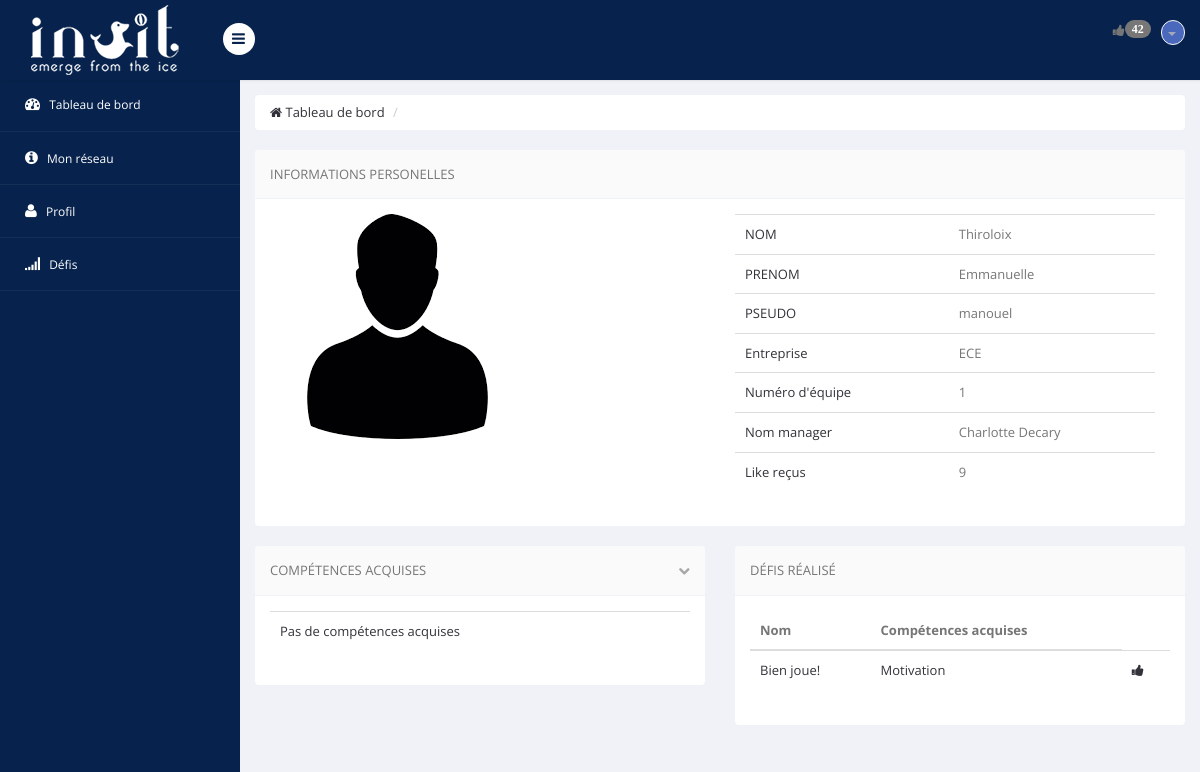
Page /profil_info.php?id=19 (signed in) on the earlier database version.
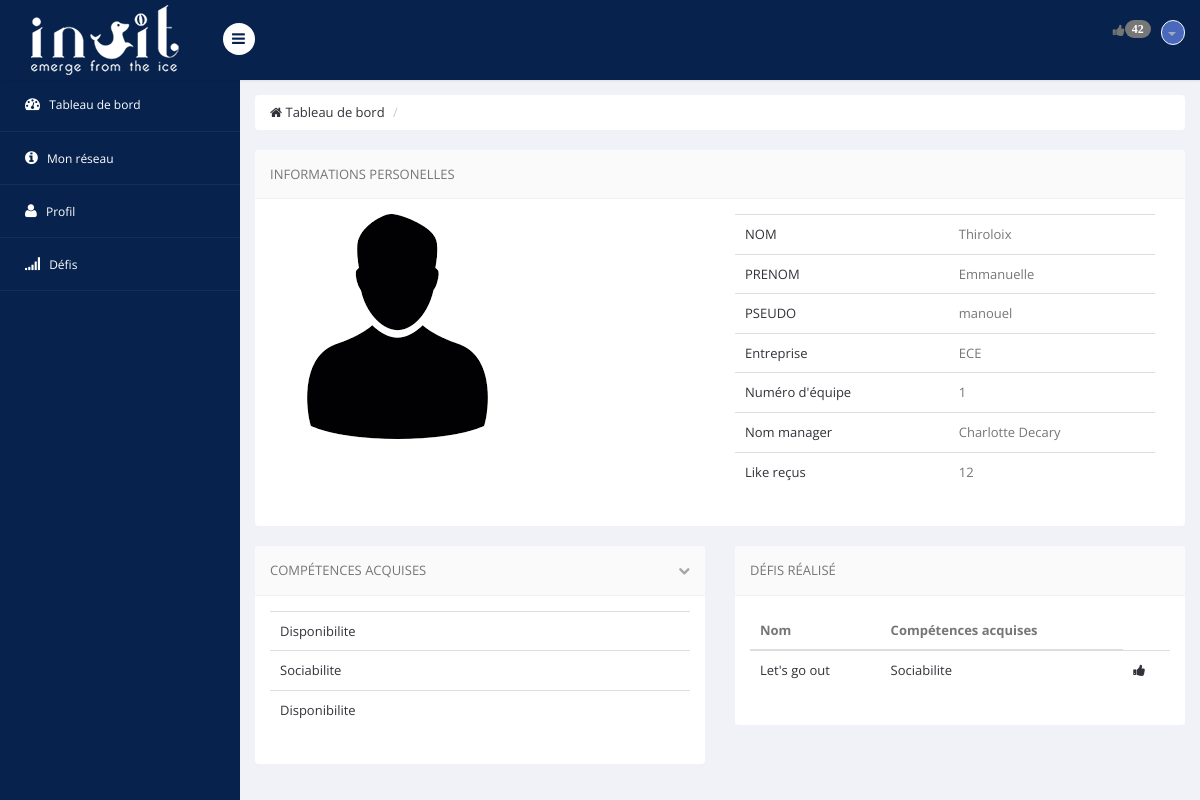
Same page on the later database version.
### tables this page shows
CREATE TABLE IF NOT EXISTS `informations` (
  `id` int(10) NOT NULL AUTO_INCREMENT,
  `likes_recus` int(11) NOT NULL,
  `likes_distrib` int(11) NOT NULL DEFAULT '0',
  `defis_realises` varchar(255) NOT NULL,
  `defis_en_cours` varchar(255) NOT NULL,
  `defis_non_realises` varchar(255) NOT NULL,
  `entreprise` text NOT NULL,
  `equipe` int(11) NOT NULL,
  `type` set('employe','administrateur','manager') NOT NULL,
  `prenom` text NOT NULL,
  `nom` text NOT NULL,
  `competences` varchar(255) NOT NULL,
  `photo` varchar(100) NOT NULL DEFAULT 'user.png',
  `username` varchar(10) NOT NULL,
  `password` varchar(30) NOT NULL,
  `competences_acquises` varchar(255) NOT NULL,
  PRIMARY KEY (`id`)
);

CREATE TABLE IF NOT EXISTS `defis` (
  `id` int(11) NOT NULL AUTO_INCREMENT,
  `nom` text NOT NULL,
  `resume` longtext NOT NULL,
  `competences_acquises` set('Optimisme','Confiance','Sociabilite','Empathie','Communication','Efficacite','Gestion_du_stress','Creativite','Audace','Motivation','Visualisation','Présence','Adaptabilite','Curiosite','Disponibilite') NOT NULL,
  `duree` int(11) NOT NULL,
  PRIMARY KEY (`id`)
);

### profil_info.php (the view, shortened to what this page needs)
<?php
include("include/header.inc.php");
include("include/menu_haut.inc.php");
include("include/menu_gauche.inc.php");
$id=$_GET['id'];
require_once 'include/db.php';
$req=$pdo->prepare('SELECT * FROM informations WHERE id = ?');
      $req->execute([$id]);
      $mec=$req->fetch();
$req=$pdo->prepare('SELECT * FROM informations WHERE (entreprise=? AND equipe=? AND type=?)');
$req->execute([$mec->entreprise,$mec->equipe,"manager"]);
$manager=$req->fetch();
$req=$pdo->prepare('SELECT * FROM informations WHERE id = ?');
      $req->execute([$_SESSION['auth']->id]);
      $moi=$req->fetch();
$like_a_distrib=$moi->likes_distrib;
?>
  <body>
    <section id="main-content">
        <section class="wrapper">
        <div class="row">
                <div class="col-md-12">
                    <ul class="breadcrumb">
                        <li><a href="tableau_de_bord.php"><i class="fa fa-home"></i> Tableau de bord</a></li>
                        <li class="active"></li>
                    </ul>
                </div>
            </div>
            <div class="row">
              <div class="col-lg-12">
                <section class="panel">
                  <header class="panel-heading">
                    Informations personelles
                  </header>
                  <div class="panel-body">
                    <div class="col-lg-6">
                        <table class="table">
                            <tr>
                                  <img src=<?php echo("images/".$mec->photo)?> alt="">
                                  <br>
                                  <br>
                            </tr>
                        </table>
                    </div>
                    <div class="col-lg-6">
                        <table class="table">
                            <tr>
                                <td><a href="#">NOM</a></td>
                                <td>
                                    <?php echo($mec->nom)?>
                                </td>
                            </tr>
                            <tr>
                                <td><a href="#">PRENOM</a></td>
                                <td>
                                    <?php echo($mec->prenom)?>
                                </td>
                            </tr>
                            <tr>
                                <td><a href="#">PSEUDO</a></td>
                                <td><?php echo($mec->username)?>
                                </td>
                            </tr>
                            <tr>
                                <td><a href="#">Entreprise</a></td>
                                <td><?php echo($mec->entreprise)?>
                                </td>
                            </tr>
                            <tr>
                                <td><a href="#">Numéro d'équipe</a></td>
                                <td><?php echo($mec->equipe)?>
                                </td>
                            </tr>
                            <tr>
                                <td><a href="#">Nom manager</a></td>
                                <td><?php echo($manager->prenom.' '.$manager->nom)?>
                                </td>
                            </tr>
                            <tr>
                                <td><a href="#">Like reçus</a></td>
                                <td><?php echo($mec->likes_recus)?>
                                </td>
                            </tr>
                        </table>
                    </div>
                </div>
                 </section>
              </div>
            <div class="col-lg-6">
                <section class="panel">
                    <header class="panel-heading">
                        Compétences Acquises
                        <span class="tools pull-right">
                            <a href="javascript:;" class="fa fa-chevron-down"></a>
                         </span>
                    </header>
                    <div class="panel-body">
                        <table class="table  table-hover general-table">
                            <tbody>
                                    <?php $competences=$mec->competences_acquises;
                                    $comp=explode(",", $competences);
                                     if(!empty($competences)){
                                     foreach($comp as $c): ?>
                                       <tr>
                                       <td><a ><?php echo $c; ?></a></td>
                                        </tr>
                                    <?php endforeach;
                                    }
                                    else{?>
                                    <tr>
                                       <td><a >Pas de compétences acquises</a></td>
                                        </tr>
                                    <?php }?>
                                </tbody>
                        </table>
                    </div>
                </section>
            </div>
    <div class="col-lg-6">
                <section class="panel">
                    <header class="panel-heading">
                        Défis réalisé
                    </header>
                    <div class="panel-body">
                        <table class="table  table-hover general-table">
                            <thead>
                            <tr>
                                <th> Nom</th>                                <th>Compétences acquises</th>
                            </tr>
                            </thead>
                           <tbody>
                                <?php
                                $defis=$mec->defis_realises;
                                if(!empty($defis)){
                                    $int=explode(",", $defis);
                                    foreach($int as $def):
                                        $req=$pdo->prepare('SELECT * FROM defis WHERE id=?');
                                        $req->execute([$def]);
                                        $mon_def=$req->fetch();
                                        ?><tr>
                                          <td><a ><?php echo $mon_def->nom; ?></a></td>
                                          <td><a ><?php echo $mon_def->competences_acquises; ?></a></td>
                                          <?php if($like_a_distrib !='0'){?>
                                            <td><a href=<?php echo("liker_defis.php?id=".$id); ?>><i class="fa fa-thumbs-up"></i></a></td>
                                            <?php }?>
                                          </tr>
                                          <?php
                                    endforeach;
                                }else{?>
                                    <tr>
                                       <td><a >Pas de défis réalisés</a></td>
                                    </tr><?php
                                }?>
                            </tbody>
                        </table>
                    </div>
                </section>
            </div>
        </section>
    </section>
</section>
  </body>
</html>

### include/header.inc.php (shortened to what this page needs)
<!DOCTYPE html>
<html lang="en">
<head>
    <link href="css/bootstrap.min.css" rel="stylesheet">
    <link href="css/bootstrap-reset.css" rel="stylesheet">
    <link href="css/font-awesome/css/font-awesome.min.css" rel="stylesheet" />
    <link href="css/style.css" rel="stylesheet">
    <link href="css/style-responsive.css" rel="stylesheet" />
</head>

### include/menu_haut.inc.php (shortened to what this page needs)
<section id="container" >
<header class="header fixed-top clearfix">
<div class="brand">
      <a href="tableau_de_bord.php" class="logo">
      <img src="images/logo_inuit.png" alt="">
    </a>
    <div class="sidebar-toggle-box">
        <div class="fa fa-bars"></div>
    </div>
</div>
<div class="top-nav clearfix">
    <ul class="nav pull-right top-menu">
             <li class="fa fa-thumbs-up"><span class="badge">42</span></li>
        <li class="dropdown">
            <a data-toggle="dropdown" class="dropdown-toggle" href="modification_information.php">
                <b class="caret"></b>
            </a>
        </li>
    </ul>
</div>
</header>

### include/menu_gauche.inc.php (shortened to what this page needs)
<?php
      $page = $_SERVER['REQUEST_URI'];
      $page = str_replace("/projet-ppe/", "",$page);
?>
<aside>
    <div id="sidebar" class="nav-collapse">
                    <div class="leftside-navigation">
            <ul class="sidebar-menu" id="nav-accordion">
            <li>
                <a href="tableau_de_bord.php" <?php if($page == "tableau_de_bord.php" ){echo 'class="active"';} ?>>
                    <i class="fa fa-dashboard"></i>
                    <span>Tableau de bord</span>
                </a>
            </li>
            <li class="sub-menu">
                <a href="liste_connexion.php" <?php if($page == "liste_connexion.php"){echo 'class="active"';} ?>>
                    <i class="fa fa-info-circle"></i>
                    <span>Mon réseau</span>
                </a>
            </li>
            <li class="sub-menu">
                <a href="javascript:;" <?php if($page == "modification_information.php" || $page=="formation.php" || $page=="experience.php"){echo 'class="active"';} ?>>
                    <i class="fa fa-user"></i>
                    <span>Profil</span>
                </a>
            </li>
            <li class="sub-menu">
                <a href="javascript:;" <?php if($page == "defis_en_cours.php" || $page=="defis_en_attente.php" || $page=="defis_realises.php"){echo 'class="active"';} ?>>
                    <i class="fa fa-signal"></i>
                    <span>Défis</span>
                </a>
            </li>
        </ul></div>
    </div>
</aside>

Differences in the rows shown:
no longer on this page (row unchanged): defis: nom "Bien joue!", competences_acquises "Motivation"
changed informations "Thiroloix": likes_recus "9" → "12"
now on this page (row unchanged): defis: nom "Let's go out", competences_acquises "Sociabilite"
Other differences:
new list line: "Disponibilite"
new list line: "Sociabilite"
text no longer shown: "Pas de compétences acquises"
